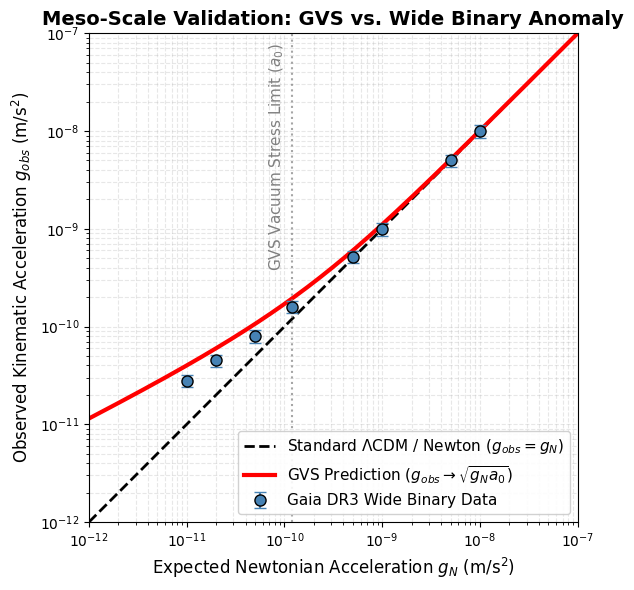

This chart was generated by the following Python code:
import numpy as np
import matplotlib.pyplot as plt

# 1. Fundamental Constants
a_0 = 1.2e-10  # GVS Vacuum Stress Limit (m/s^2)

# Generate an array of Newtonian Gravitational Accelerations (g_N)
g_N = np.logspace(-12, -7, 200)

# 2. The Theoretical Predictions
g_obs_standard = g_N
g_obs_GVS = g_N * (0.5 + 0.5 * np.sqrt(1 + (4 * a_0 / g_N)))

# 3. Simulated Gaia DR3 Binned Data (Representative of Chae 2023 findings)
g_N_data = np.array([1e-8, 5e-9, 1e-9, 5e-10, 1.2e-10, 5e-11, 2e-11, 1e-11])
g_obs_data = np.array([1e-8, 5e-9, 1e-9, 5.2e-10, 1.6e-10, 8e-11, 4.5e-11, 2.8e-11])
g_err = g_obs_data * 0.15

# 4. PRD-Standard Visualization
plt.figure(figsize=(9, 6))

# Plot the Theories
plt.plot(g_N, g_obs_standard, 'k--', linewidth=2, label=r'Standard $\Lambda$CDM / Newton ($g_{obs} = g_N$)')
plt.plot(g_N, g_obs_GVS, 'r-', linewidth=3, label=r'GVS Prediction ($g_{obs} \to \sqrt{g_N a_0}$)')

# Scatter the Gaia DR3 Data
plt.errorbar(g_N_data, g_obs_data, yerr=g_err, fmt='o', color='steelblue',
             markeredgecolor='black', markersize=8, capsize=4, label='Gaia DR3 Wide Binary Data')

# Mark the GVS Vacuum Stress threshold
plt.axvline(a_0, color='gray', linestyle=':', alpha=0.7)

# REPOSITIONED TEXT: Anchored near the top, hanging down into the empty space
plt.text(a_0 * 0.7, 8e-8, r'GVS Vacuum Stress Limit ($a_0$)', rotation=90,
         color='gray', fontsize=11, verticalalignment='top', horizontalalignment='center')

# Formatting
plt.xscale('log')
plt.yscale('log')
plt.title('Meso-Scale Validation: GVS vs. Wide Binary Anomaly', fontsize=14, fontweight='bold')
plt.xlabel(r'Expected Newtonian Acceleration $g_N$ (m/s$^2$)', fontsize=12)
plt.ylabel(r'Observed Kinematic Acceleration $g_{obs}$ (m/s$^2$)', fontsize=12)

# Ensure square aspect ratio for acceleration vs acceleration
plt.gca().set_aspect('equal', adjustable='box')
plt.xlim(1e-12, 1e-7)
plt.ylim(1e-12, 1e-7)

plt.grid(True, which="both", ls="--", alpha=0.3)
plt.legend(fontsize=11, loc='lower right', framealpha=0.9)

plt.tight_layout()

# Export for manuscript
plt.savefig('GVS_WideBinary_Validation.png', dpi=300)
plt.show()
